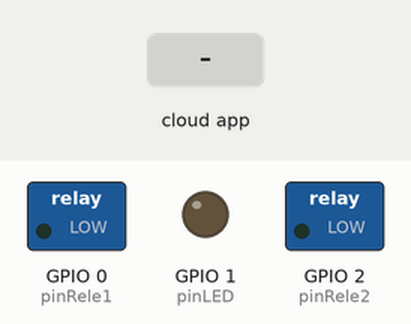
This sketch was run on a simulated ESP8266 (NodeMCU). On the bench: switched loads named in the sketch (green lamp = pin HIGH), output pins drawn as LEDs (lit = HIGH). The inputs (shaded band) are chosen by the test bench. WiFi joins after 1.5 s; servers stay silent unless stated.

Above: at 2.7 s.
2.8 s: the phone or cloud app sets Luz to 64
At 3.2 s:
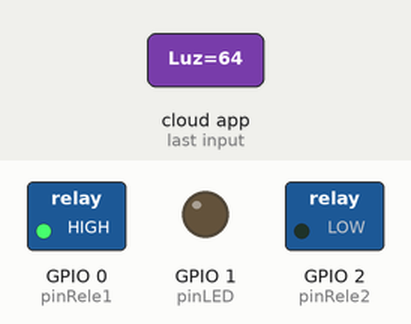
4.3 s: the phone or cloud app sets Tomada to 64
At 5.5 s:
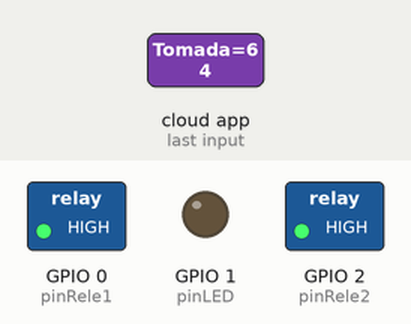
5.8 s: the phone or cloud app sets Luz to 0
At 6.7 s:
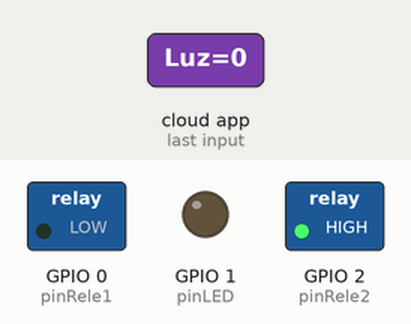
7.3 s: the phone or cloud app sets Luz to 128
At 7.8 s:
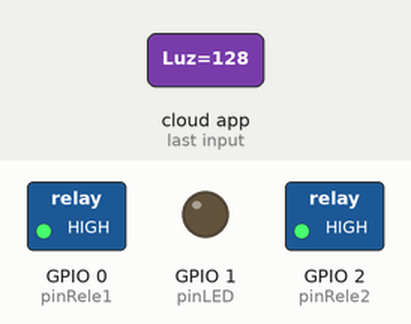
8.8 s: the phone or cloud app sets Tomada to 0
At 10.2 s:
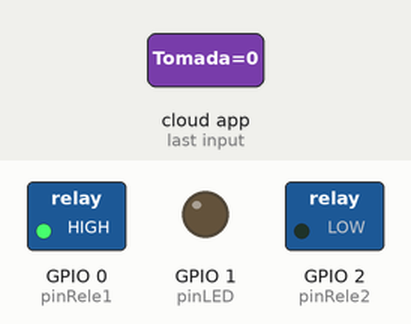
Timing chart, 0 to 11.3 s (numbered marks = the images above; inputs shaded):
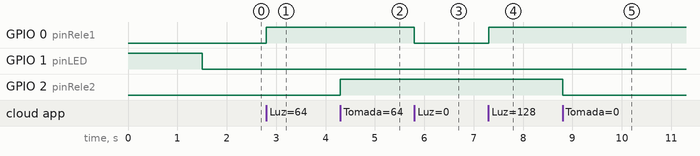

Measured:
- after the input at 2.8 s, GPIO 0 (pinRele1): LOW → HIGH at once
- after the input at 4.3 s, GPIO 2 (pinRele2): LOW → HIGH at once
- after the input at 5.8 s, GPIO 0 (pinRele1): HIGH → LOW at once
- after the input at 7.3 s, GPIO 0 (pinRele1): LOW → HIGH at once
- after the input at 8.8 s, GPIO 2 (pinRele2): HIGH → LOW at once

The sketch:

AL02-Sketch-ESP.ino
```cpp
#define monitorSerial false

#define pinLED  1

#define pinRele1 0
#define pinRele2 2

#define nivelHIGH_LED LOW

#ifdef ARDUINO_ARCH_ESP32
#include <WiFi.h>
#else
#include <ESP8266WiFi.h>
#endif
#include <Espalexa.h>

boolean connectWifi();

void firstDeviceChanged(uint8_t brightness);
void secondDeviceChanged(uint8_t brightness);

// COLOQUE AQUI A REDE E SENHA DO SEU WiFi
const char* ssid = "WiFi003";
const char* password = "mexico@2008";

boolean wifiConnected = false;

Espalexa espalexa;

void setup()
{
  pinMode(pinRele1, OUTPUT); //Relé1
  pinMode(pinRele2, OUTPUT); //Relé2

  pinMode(pinLED,  OUTPUT); //LED
  digitalWrite(pinLED, !nivelHIGH_LED);

  #if monitorSerial == true
    Serial.begin(115200);
  #endif

  while (! connectWifi()) {
  }
  digitalWrite(pinLED, nivelHIGH_LED);

  // Defina seus dispositivos aqui
  espalexa.addDevice("Luz", firstDeviceChanged);
  espalexa.addDevice("Tomada", secondDeviceChanged);

  espalexa.begin();
}

void loop()
{
  espalexa.loop();
  delay(1);

  //Se houve perda de conexão
  if (WiFi.status() != WL_CONNECTED) {
    digitalWrite(pinLED, !nivelHIGH_LED);
    while (! connectWifi()) {
    }
    digitalWrite(pinLED, nivelHIGH_LED);
  }
}


void firstDeviceChanged(uint8_t brightness) {
  #if monitorSerial == true
     Serial.print("Dispositivo LUZ alterado para ");
  #endif

  if (brightness) {
    #if monitorSerial == true
       Serial.print("LIGADO, luminosidade ");
       Serial.println(brightness);
    #endif
    digitalWrite(pinRele1, HIGH);
  }
  else  {
    #if monitorSerial == true
       Serial.println("DESLIGADO");
    #endif
    digitalWrite(pinRele1, LOW);
  }
}

void secondDeviceChanged(uint8_t brightness) {
  #if monitorSerial == true
     Serial.print("Dispositivo LED alterado para ");
  #endif

  if (brightness) {
    #if monitorSerial == true
       Serial.print("LIGADO, luminosidade ");
       Serial.println(brightness);
    #endif
    digitalWrite(pinRele2, HIGH);
  }
  else  {
    #if monitorSerial == true
       Serial.println("DESLIGADO");
    #endif
    digitalWrite(pinRele2, LOW);
  }
}

boolean connectWifi() {
  boolean state = true;
  int i = 0;

  WiFi.mode(WIFI_STA);
  WiFi.begin(ssid, password);
  #if monitorSerial == true
     Serial.println("");
     Serial.println("Connecting to WiFi");

     // Wait for connection
     Serial.print("Connecting...");
  #endif

  while (WiFi.status() != WL_CONNECTED) {
    delay(500);

    #if monitorSerial == true
       Serial.print(".");
    #endif

    if (i > 20) {
      state = false; break;
    }
    i++;
  }

  #if monitorSerial == true
    Serial.println("");
    if (state) {
      Serial.print("Connected to ");
      Serial.println(ssid);
      Serial.print("IP address: ");
      Serial.println(WiFi.localIP());
    }
    else {
      Serial.println("Connection failed.");
    }
  #endif
  return state;
}
```
